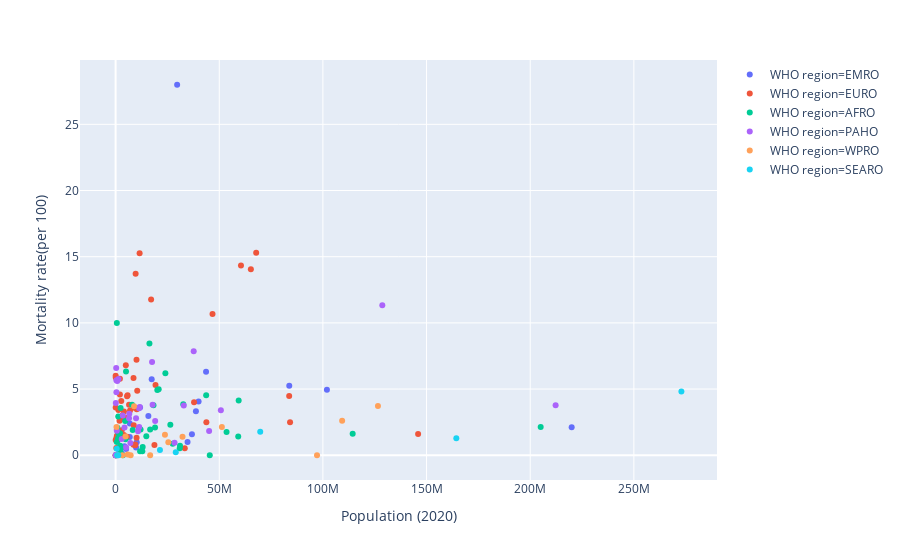

Here is the notebook cell this chart was saved with:
### Code cell
# remove countries with very high populations for beter visualization

data2 = data1[data1['Country/Region'].str.contains('China')!=True]
data2 = data2[data2['Country/Region'].str.contains('India')!=True]

px.scatter(data2, y='Mortality rate(per 100)', x='Population (2020)', color='WHO region', hover_data=['Country/Region'])

### Figure 1 — Plotly figure (JSON) as saved in the notebook; plotly's stock layout.template omitted (floating-point values rounded to 4 significant figures)
{"data": [{"customdata": [["Afghanistan"], ["Bahrain"], ["Djibouti"], ["Egypt"], ["Iran"], ["Iraq"], ["Jordan"], ["Kuwait"], ["Lebanon"], ["Libya"], ["Morocco"], ["Oman"], ["Pakistan"], ["Qatar"], ["Saudi Arabia"], ["Somalia"], ["South Sudan"], ["Sudan"], ["Syria"], ["Tunisia"], ["United Arab Emirates"], ["Yemen"]], "hoverlabel": {"namelength": 0}, "hovertemplate": "WHO region=EMRO<br>Population (2020)=%{x}<br>Mortality rate(per 100)=%{y}<br>Country/Region=%{customdata[0]}", "legendgroup": "WHO region=EMRO", "marker": {"color": "#636efa", "symbol": "circle"}, "mode": "markers", "name": "WHO region=EMRO", "showlegend": true, "type": "scatter", "x": [38742911, 1688629, 985027, 101930276, 83771587, 40031626, 10182442, 4257495, 6831445, 6852010, 36820713, 5078933, 219992900, 2870922, 34701377, 15798020, 11166783, 43632213, 17410293, 11793319, 9865845, 29687214], "xaxis": "x", "y": [3.33, 0.35, 1.11, 4.94, 5.25, 4.07, 0.99, 0.68, 1.38, 2.39, 1.58, 0.48, 2.12, 0.15, 1, 2.97, 2.04, 6.3, 5.74, 3.6, 0.59, 27.99], "yaxis": "y"}, {"customdata": [["Albania"], ["Andorra"], ["Armenia"], ["Austria"], ["Azerbaijan"], ["Belarus"], ["Belgium"], ["Bosnia and Herzegovina"], ["Bulgaria"], ["Croatia"], ["Cyprus"], ["Denmark"], ["Estonia"], ["Finland"], ["France"], ["Georgia"], ["Germany"], ["Greece"], ["Greenland"], ["Holy See"], ["Hungary"], ["Iceland"], ["Ireland"], ["Israel"], ["Italy"], ["Kazakhstan"], ["Kyrgyzstan"], ["Latvia"], ["Liechtenstein"], ["Lithuania"], ["Luxembourg"], ["Malta"], ["Moldova"], ["Monaco"], ["Montenegro"], ["Netherlands"], ["North Macedonia"], ["Norway"], ["Poland"], ["Portugal"], ["Romania"], ["Russia"], ["San Marino"], ["Serbia"], ["Slovakia"], ["Slovenia"], ["Spain"], ["Sweden"], ["Switzerland"], ["Tajikistan"], ["Turkey"], ["Ukraine"], ["United Kingdom"], ["Uzbekistan"]], "hoverlabel": {"namelength": 0}, "hovertemplate": "WHO region=EURO<br>Population (2020)=%{x}<br>Mortality rate(per 100)=%{y}<br>Country/Region=%{customdata[0]}", "legendgroup": "WHO region=EURO", "marker": {"color": "#EF553B", "symbol": "circle"}, "mode": "markers", "name": "WHO region=EURO", "showlegend": true, "type": "scatter", "x": [2878420, 77240, 2962137, 8996022, 10120555, 9449940, 11579477, 3284806, 6958627, 4110214, 1205577, 5788108, 1326357, 5539002, 65244628, 3990681, 83730223, 10433037, 56750, 801, 9665192, 340795, 4926480, 8627444, 60479424, 18730568, 6501804, 1890218, 38106, 2729553, 623861, 441308, 4035814, 39186, 628050, 17127290, 2083391, 5412632, 37854825, 10202571, 19262731, 145922010, 33917, 8744288, 5459116, 2078881, 46751175, 10086531, 8641786, 9492342, 84153250, 43785122, 67814098, 33368859], "xaxis": "x", "y": [2.73, 5.88, 1.88, 3.58, 1.33, 0.76, 15.26, 3, 3.38, 2.78, 1.83, 4.53, 3.41, 4.46, 14.06, 1.53, 4.47, 4.87, 0, 0, 13.71, 0.54, 6.79, 0.79, 14.33, 0.78, 3.82, 2.6, 1.16, 4.1, 1.94, 1.33, 3.3, 3.6, 1.47, 11.77, 4.59, 2.82, 4.01, 3.47, 5.3, 1.61, 6.01, 2.27, 1.39, 5.77, 10.68, 7.22, 5.84, 0.82, 2.49, 2.5, 15.3, 0.53], "yaxis": "y"}, {"customdata": [["Algeria"], ["Angola"], ["Benin"], ["Botswana"], ["Burkina Faso"], ["Burundi"], ["Cabo Verde"], ["Cameroon"], ["Central African Republic"], ["Chad"], ["Comoros"], ["Equatorial Guinea"], ["Eritrea"], ["Eswatini"], ["Ethiopia"], ["Gabon"], ["Gambia"], ["Ghana"], ["Guinea"], ["Guinea-Bissau"], ["Kenya"], ["Lesotho"], ["Liberia"], ["Madagascar"], ["Malawi"], ["Mali"], ["Mauritania"], ["Mauritius"], ["Mozambique"], ["Namibia"], ["Niger"], ["Nigeria"], ["Rwanda"], ["Senegal"], ["Seychelles"], ["Sierra Leone"], ["South Africa"], ["Tanzania"], ["Togo"], ["Uganda"], ["Western Sahara"], ["Zambia"], ["Zimbabwe"]], "hoverlabel": {"namelength": 0}, "hovertemplate": "WHO region=AFRO<br>Population (2020)=%{x}<br>Mortality rate(per 100)=%{y}<br>Country/Region=%{customdata[0]}", "legendgroup": "WHO region=AFRO", "marker": {"color": "#00cc96", "symbol": "circle"}, "mode": "markers", "name": "WHO region=AFRO", "showlegend": true, "type": "scatter", "x": [43685618, 32644783, 12055347, 2341649, 20780371, 11814346, 554750, 26405174, 4812256, 16324440, 865696, 1392950, 3536285, 1157707, 114357494, 2214593, 2402083, 30936375, 13056478, 1958132, 53521116, 2138799, 5032469, 27539106, 19024426, 20125282, 4623535, 1271347, 31067362, 2531290, 24014064, 205052107, 12883878, 16649599, 98224, 7942879, 59154802, 59368313, 8237580, 45427637, 594215, 18273379, 14818157], "xaxis": "x", "y": [4.53, 3.85, 1.94, 0.19, 4.98, 0.3, 1, 2.31, 1.21, 8.44, 2.08, 1.66, 0, 1.27, 1.63, 0.72, 3.57, 0.53, 0.62, 1.33, 1.76, 1.67, 6.32, 0.86, 2.1, 4.93, 2.59, 2.92, 0.72, 0.51, 6.2, 2.13, 0.3, 1.94, 0, 3.82, 1.41, 4.13, 1.9, 0, 10, 3.78, 1.43], "yaxis": "y"}, {"customdata": [["Antigua and Barbuda"], ["Argentina"], ["Bahamas"], ["Barbados"], ["Belize"], ["Bolivia"], ["Brazil"], ["Canada"], ["Chile"], ["Colombia"], ["Costa Rica"], ["Cuba"], ["Dominica"], ["Dominican Republic"], ["Ecuador"], ["El Salvador"], ["Grenada"], ["Guatemala"], ["Guyana"], ["Haiti"], ["Honduras"], ["Jamaica"], ["Mexico"], ["Nicaragua"], ["Panama"], ["Paraguay"], ["Peru"], ["Saint Lucia"], ["Suriname"], ["Trinidad and Tobago"], ["Uruguay"], ["Venezuela"]], "hoverlabel": {"namelength": 0}, "hovertemplate": "WHO region=PAHO<br>Population (2020)=%{x}<br>Mortality rate(per 100)=%{y}<br>Country/Region=%{customdata[0]}", "legendgroup": "WHO region=PAHO", "marker": {"color": "#ab63fa", "symbol": "circle"}, "mode": "markers", "name": "WHO region=PAHO", "showlegend": true, "type": "scatter", "x": [97764, 45111229, 392477, 287305, 396120, 11640159, 212253150, 37674770, 19082804, 50771878, 5084636, 11327988, 71950, 10825682, 17587526, 6479609, 112418, 17846248, 785788, 11373955, 9871892, 2958567, 128655589, 6608366, 4300667, 7114524, 32876986, 183458, 585561, 1398579, 3471314, 28451828], "xaxis": "x", "y": [3.95, 1.83, 5.67, 6.6, 4.76, 3.65, 3.77, 7.85, 2.59, 3.4, 0.58, 3.55, 0, 1.82, 7.04, 2.8, 0, 3.81, 5.6, 2.13, 2.8, 1.23, 11.34, 3.14, 2.1, 0.92, 3.75, 0, 1.86, 5.76, 3.01, 0.94], "yaxis": "y"}, {"customdata": [["Australia"], ["Brunei"], ["Cambodia"], ["Fiji"], ["Japan"], ["Laos"], ["Malaysia"], ["Mongolia"], ["New Zealand"], ["Papua New Guinea"], ["Philippines"], ["Singapore"], ["South Korea"], ["Taiwan"], ["Vietnam"]], "hoverlabel": {"namelength": 0}, "hovertemplate": "WHO region=WPRO<br>Population (2020)=%{x}<br>Mortality rate(per 100)=%{y}<br>Country/Region=%{customdata[0]}", "legendgroup": "WHO region=WPRO", "marker": {"color": "#FFA15A", "symbol": "circle"}, "mode": "markers", "name": "WHO region=WPRO", "showlegend": true, "type": "scatter", "x": [25439164, 436624, 16671185, 895128, 126552765, 7253719, 32280610, 3267320, 4814272, 8911530, 109280343, 5840996, 51260395, 23808164, 97160127], "xaxis": "x", "y": [0.99, 2.13, 0, 0, 3.73, 0, 1.4, 0, 1.41, 3.7, 2.6, 0.06, 2.14, 1.55, 0], "yaxis": "y"}, {"customdata": [["Bangladesh"], ["Bhutan"], ["Indonesia"], ["Maldives"], ["Nepal"], ["Sri Lanka"], ["Thailand"], ["Timor-Leste"]], "hoverlabel": {"namelength": 0}, "hovertemplate": "WHO region=SEARO<br>Population (2020)=%{x}<br>Mortality rate(per 100)=%{y}<br>Country/Region=%{customdata[0]}", "legendgroup": "WHO region=SEARO", "marker": {"color": "#19d3f3", "symbol": "circle"}, "mode": "markers", "name": "WHO region=SEARO", "showlegend": true, "type": "scatter", "x": [164354176, 769867, 272931713, 538558, 29027347, 21395196, 69764925, 1313184], "xaxis": "x", "y": [1.29, 0, 4.81, 0.49, 0.22, 0.4, 1.78, 0], "yaxis": "y"}], "layout": {"autosize": true, "legend": {"tracegroupgap": 0}, "margin": {"t": 60}, "xaxis": {"anchor": "y", "autorange": true, "domain": [0, 1], "range": [-17180000.0, 290100000.0], "title": {"text": "Population (2020)"}, "type": "linear"}, "yaxis": {"anchor": "x", "autorange": true, "domain": [0, 1], "range": [-1.985, 29.97], "title": {"text": "Mortality rate(per 100)"}, "type": "linear"}}}
